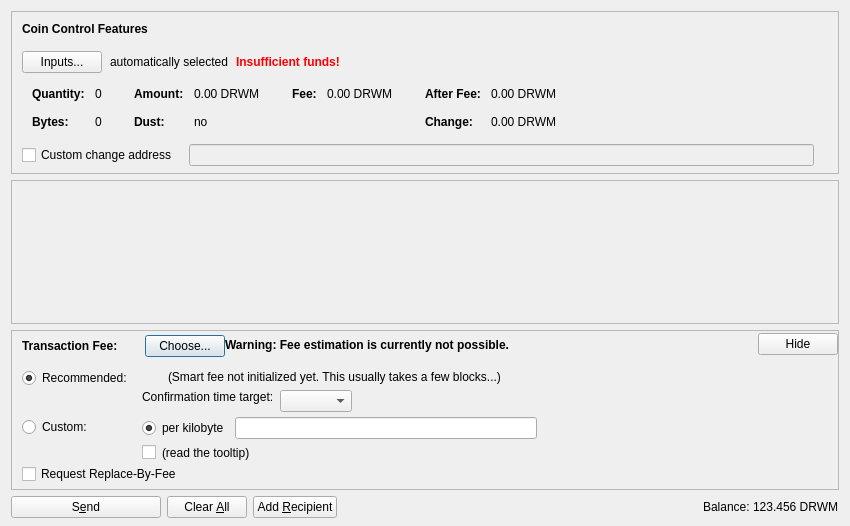
<?xml version="1.0" encoding="UTF-8"?>
<ui version="4.0">
 <class>SendCoinsDialog</class>
 <widget class="QDialog" name="SendCoinsDialog">
  <property name="geometry">
   <rect>
    <x>0</x>
    <y>0</y>
    <width>850</width>
    <height>526</height>
   </rect>
  </property>
  <property name="windowTitle">
   <string>Send Coins</string>
  </property>
  <layout class="QVBoxLayout" name="verticalLayout" stretch="0,1,0,0">
   <property name="bottomMargin">
    <number>8</number>
   </property>
   <item>
    <widget class="QFrame" name="frameCoinControl">
     <property name="sizePolicy">
      <sizepolicy hsizetype="Expanding" vsizetype="Expanding">
       <horstretch>0</horstretch>
       <verstretch>0</verstretch>
      </sizepolicy>
     </property>
     <property name="maximumSize">
      <size>
       <width>16777215</width>
       <height>16777215</height>
      </size>
     </property>
     <property name="frameShape">
      <enum>QFrame::StyledPanel</enum>
     </property>
     <property name="frameShadow">
      <enum>QFrame::Sunken</enum>
     </property>
     <layout class="QVBoxLayout" name="verticalLayoutCoinControl2">
      <property name="spacing">
       <number>0</number>
      </property>
      <property name="leftMargin">
       <number>0</number>
      </property>
      <property name="topMargin">
       <number>0</number>
      </property>
      <property name="rightMargin">
       <number>0</number>
      </property>
      <property name="bottomMargin">
       <number>6</number>
      </property>
      <item>
       <layout class="QVBoxLayout" name="verticalLayoutCoinControl" stretch="0,0,0,0,1">
        <property name="spacing">
         <number>0</number>
        </property>
        <property name="leftMargin">
         <number>10</number>
        </property>
        <property name="topMargin">
         <number>10</number>
        </property>
        <item>
         <layout class="QHBoxLayout" name="horizontalLayoutCoinControl1">
          <property name="bottomMargin">
           <number>15</number>
          </property>
          <item>
           <widget class="QLabel" name="labelCoinControlFeatures">
            <property name="sizePolicy">
             <sizepolicy hsizetype="Preferred" vsizetype="Maximum">
              <horstretch>0</horstretch>
              <verstretch>0</verstretch>
             </sizepolicy>
            </property>
            <property name="font">
             <font>
              <weight>75</weight>
              <bold>true</bold>
             </font>
            </property>
            <property name="styleSheet">
             <string notr="true">font-weight:bold;</string>
            </property>
            <property name="text">
             <string>Coin Control Features</string>
            </property>
           </widget>
          </item>
         </layout>
        </item>
        <item>
         <layout class="QHBoxLayout" name="horizontalLayoutCoinControl2" stretch="0,0,0,0">
          <property name="spacing">
           <number>8</number>
          </property>
          <property name="bottomMargin">
           <number>10</number>
          </property>
          <item>
           <widget class="QPushButton" name="pushButtonCoinControl">
            <property name="styleSheet">
             <string notr="true"/>
            </property>
            <property name="text">
             <string>Inputs...</string>
            </property>
            <property name="autoDefault">
             <bool>false</bool>
            </property>
           </widget>
          </item>
          <item>
           <widget class="QLabel" name="labelCoinControlAutomaticallySelected">
            <property name="text">
             <string>automatically selected</string>
            </property>
            <property name="margin">
             <number>5</number>
            </property>
           </widget>
          </item>
          <item>
           <widget class="QLabel" name="labelCoinControlInsuffFunds">
            <property name="font">
             <font>
              <weight>75</weight>
              <bold>true</bold>
             </font>
            </property>
            <property name="styleSheet">
             <string notr="true">color:red;font-weight:bold;</string>
            </property>
            <property name="text">
             <string>Insufficient funds!</string>
            </property>
            <property name="margin">
             <number>5</number>
            </property>
           </widget>
          </item>
          <item>
           <spacer name="horizontalSpacerCoinControl">
            <property name="orientation">
             <enum>Qt::Horizontal</enum>
            </property>
            <property name="sizeHint" stdset="0">
             <size>
              <width>40</width>
              <height>1</height>
             </size>
            </property>
           </spacer>
          </item>
         </layout>
        </item>
        <item>
         <widget class="QWidget" name="widgetCoinControl" native="true">
          <property name="sizePolicy">
           <sizepolicy hsizetype="Preferred" vsizetype="Preferred">
            <horstretch>0</horstretch>
            <verstretch>0</verstretch>
           </sizepolicy>
          </property>
          <property name="minimumSize">
           <size>
            <width>0</width>
            <height>0</height>
           </size>
          </property>
          <property name="styleSheet">
           <string notr="true"/>
          </property>
          <layout class="QHBoxLayout" name="horizontalLayoutCoinControl5">
           <property name="leftMargin">
            <number>0</number>
           </property>
           <property name="topMargin">
            <number>0</number>
           </property>
           <property name="rightMargin">
            <number>0</number>
           </property>
           <property name="bottomMargin">
            <number>0</number>
           </property>
           <item>
            <layout class="QHBoxLayout" name="horizontalLayoutCoinControl3" stretch="0,0,0,1">
             <property name="spacing">
              <number>20</number>
             </property>
             <property name="topMargin">
              <number>0</number>
             </property>
             <property name="bottomMargin">
              <number>10</number>
             </property>
             <item>
              <layout class="QFormLayout" name="formLayoutCoinControl1">
               <property name="horizontalSpacing">
                <number>10</number>
               </property>
               <property name="verticalSpacing">
                <number>14</number>
               </property>
               <property name="leftMargin">
                <number>10</number>
               </property>
               <property name="topMargin">
                <number>4</number>
               </property>
               <property name="rightMargin">
                <number>6</number>
               </property>
               <item row="0" column="0">
                <widget class="QLabel" name="labelCoinControlQuantityText">
                 <property name="font">
                  <font>
                   <weight>75</weight>
                   <bold>true</bold>
                  </font>
                 </property>
                 <property name="text">
                  <string>Quantity:</string>
                 </property>
                 <property name="margin">
                  <number>0</number>
                 </property>
                </widget>
               </item>
               <item row="0" column="1">
                <widget class="QLabel" name="labelCoinControlQuantity">
                 <property name="cursor">
                  <cursorShape>IBeamCursor</cursorShape>
                 </property>
                 <property name="contextMenuPolicy">
                  <enum>Qt::ActionsContextMenu</enum>
                 </property>
                 <property name="text">
                  <string notr="true">0</string>
                 </property>
                 <property name="margin">
                  <number>0</number>
                 </property>
                 <property name="textInteractionFlags">
                  <set>Qt::LinksAccessibleByMouse|Qt::TextSelectableByKeyboard|Qt::TextSelectableByMouse</set>
                 </property>
                </widget>
               </item>
               <item row="1" column="0">
                <widget class="QLabel" name="labelCoinControlBytesText">
                 <property name="font">
                  <font>
                   <weight>75</weight>
                   <bold>true</bold>
                  </font>
                 </property>
                 <property name="text">
                  <string>Bytes:</string>
                 </property>
                </widget>
               </item>
               <item row="1" column="1">
                <widget class="QLabel" name="labelCoinControlBytes">
                 <property name="cursor">
                  <cursorShape>IBeamCursor</cursorShape>
                 </property>
                 <property name="contextMenuPolicy">
                  <enum>Qt::ActionsContextMenu</enum>
                 </property>
                 <property name="text">
                  <string notr="true">0</string>
                 </property>
                 <property name="textInteractionFlags">
                  <set>Qt::LinksAccessibleByMouse|Qt::TextSelectableByKeyboard|Qt::TextSelectableByMouse</set>
                 </property>
                </widget>
               </item>
              </layout>
             </item>
             <item>
              <layout class="QFormLayout" name="formLayoutCoinControl2">
               <property name="horizontalSpacing">
                <number>10</number>
               </property>
               <property name="verticalSpacing">
                <number>14</number>
               </property>
               <property name="leftMargin">
                <number>6</number>
               </property>
               <property name="topMargin">
                <number>4</number>
               </property>
               <property name="rightMargin">
                <number>6</number>
               </property>
               <item row="0" column="0">
                <widget class="QLabel" name="labelCoinControlAmountText">
                 <property name="font">
                  <font>
                   <weight>75</weight>
                   <bold>true</bold>
                  </font>
                 </property>
                 <property name="text">
                  <string>Amount:</string>
                 </property>
                 <property name="margin">
                  <number>0</number>
                 </property>
                </widget>
               </item>
               <item row="0" column="1">
                <widget class="QLabel" name="labelCoinControlAmount">
                 <property name="cursor">
                  <cursorShape>IBeamCursor</cursorShape>
                 </property>
                 <property name="contextMenuPolicy">
                  <enum>Qt::ActionsContextMenu</enum>
                 </property>
                 <property name="text">
                  <string notr="true">0.00 DRWM</string>
                 </property>
                 <property name="textInteractionFlags">
                  <set>Qt::LinksAccessibleByMouse|Qt::TextSelectableByKeyboard|Qt::TextSelectableByMouse</set>
                 </property>
                </widget>
               </item>
               <item row="1" column="0">
                <widget class="QLabel" name="labelCoinControlLowOutputText">
                 <property name="font">
                  <font>
                   <weight>75</weight>
                   <bold>true</bold>
                  </font>
                 </property>
                 <property name="text">
                  <string>Dust:</string>
                 </property>
                </widget>
               </item>
               <item row="1" column="1">
                <widget class="QLabel" name="labelCoinControlLowOutput">
                 <property name="cursor">
                  <cursorShape>IBeamCursor</cursorShape>
                 </property>
                 <property name="contextMenuPolicy">
                  <enum>Qt::ActionsContextMenu</enum>
                 </property>
                 <property name="text">
                  <string notr="true">no</string>
                 </property>
                 <property name="textInteractionFlags">
                  <set>Qt::LinksAccessibleByMouse|Qt::TextSelectableByKeyboard|Qt::TextSelectableByMouse</set>
                 </property>
                </widget>
               </item>
              </layout>
             </item>
             <item>
              <layout class="QFormLayout" name="formLayoutCoinControl3">
               <property name="horizontalSpacing">
                <number>10</number>
               </property>
               <property name="verticalSpacing">
                <number>14</number>
               </property>
               <property name="leftMargin">
                <number>6</number>
               </property>
               <property name="topMargin">
                <number>4</number>
               </property>
               <property name="rightMargin">
                <number>6</number>
               </property>
               <item row="0" column="0">
                <widget class="QLabel" name="labelCoinControlFeeText">
                 <property name="font">
                  <font>
                   <weight>75</weight>
                   <bold>true</bold>
                  </font>
                 </property>
                 <property name="text">
                  <string>Fee:</string>
                 </property>
                 <property name="margin">
                  <number>0</number>
                 </property>
                </widget>
               </item>
               <item row="0" column="1">
                <widget class="QLabel" name="labelCoinControlFee">
                 <property name="cursor">
                  <cursorShape>IBeamCursor</cursorShape>
                 </property>
                 <property name="contextMenuPolicy">
                  <enum>Qt::ActionsContextMenu</enum>
                 </property>
                 <property name="text">
                  <string notr="true">0.00 DRWM</string>
                 </property>
                 <property name="textInteractionFlags">
                  <set>Qt::LinksAccessibleByMouse|Qt::TextSelectableByKeyboard|Qt::TextSelectableByMouse</set>
                 </property>
                </widget>
               </item>
              </layout>
             </item>
             <item>
              <layout class="QFormLayout" name="formLayoutCoinControl4">
               <property name="horizontalSpacing">
                <number>10</number>
               </property>
               <property name="verticalSpacing">
                <number>14</number>
               </property>
               <property name="leftMargin">
                <number>6</number>
               </property>
               <property name="topMargin">
                <number>4</number>
               </property>
               <property name="rightMargin">
                <number>6</number>
               </property>
               <item row="0" column="0">
                <widget class="QLabel" name="labelCoinControlAfterFeeText">
                 <property name="font">
                  <font>
                   <weight>75</weight>
                   <bold>true</bold>
                  </font>
                 </property>
                 <property name="text">
                  <string>After Fee:</string>
                 </property>
                 <property name="margin">
                  <number>0</number>
                 </property>
                </widget>
               </item>
               <item row="0" column="1">
                <widget class="QLabel" name="labelCoinControlAfterFee">
                 <property name="cursor">
                  <cursorShape>IBeamCursor</cursorShape>
                 </property>
                 <property name="contextMenuPolicy">
                  <enum>Qt::ActionsContextMenu</enum>
                 </property>
                 <property name="text">
                  <string notr="true">0.00 DRWM</string>
                 </property>
                 <property name="textInteractionFlags">
                  <set>Qt::LinksAccessibleByMouse|Qt::TextSelectableByKeyboard|Qt::TextSelectableByMouse</set>
                 </property>
                </widget>
               </item>
               <item row="1" column="0">
                <widget class="QLabel" name="labelCoinControlChangeText">
                 <property name="font">
                  <font>
                   <weight>75</weight>
                   <bold>true</bold>
                  </font>
                 </property>
                 <property name="text">
                  <string>Change:</string>
                 </property>
                </widget>
               </item>
               <item row="1" column="1">
                <widget class="QLabel" name="labelCoinControlChange">
                 <property name="cursor">
                  <cursorShape>IBeamCursor</cursorShape>
                 </property>
                 <property name="contextMenuPolicy">
                  <enum>Qt::ActionsContextMenu</enum>
                 </property>
                 <property name="text">
                  <string notr="true">0.00 DRWM</string>
                 </property>
                 <property name="textInteractionFlags">
                  <set>Qt::LinksAccessibleByMouse|Qt::TextSelectableByKeyboard|Qt::TextSelectableByMouse</set>
                 </property>
                </widget>
               </item>
              </layout>
             </item>
            </layout>
           </item>
          </layout>
         </widget>
        </item>
        <item>
         <layout class="QHBoxLayout" name="horizontalLayoutCoinControl4" stretch="0,0,0">
          <property name="spacing">
           <number>12</number>
          </property>
          <property name="sizeConstraint">
           <enum>QLayout::SetDefaultConstraint</enum>
          </property>
          <property name="topMargin">
           <number>5</number>
          </property>
          <property name="rightMargin">
           <number>5</number>
          </property>
          <item>
           <widget class="QCheckBox" name="checkBoxCoinControlChange">
            <property name="toolTip">
             <string>If this is activated, but the change address is empty or invalid, change will be sent to a newly generated address.</string>
            </property>
            <property name="text">
             <string>Custom change address</string>
            </property>
           </widget>
          </item>
          <item>
           <widget class="QValidatedLineEdit" name="lineEditCoinControlChange">
            <property name="enabled">
             <bool>false</bool>
            </property>
            <property name="sizePolicy">
             <sizepolicy hsizetype="Expanding" vsizetype="Fixed">
              <horstretch>0</horstretch>
              <verstretch>0</verstretch>
             </sizepolicy>
            </property>
           </widget>
          </item>
          <item>
           <widget class="QLabel" name="labelCoinControlChangeLabel">
            <property name="sizePolicy">
             <sizepolicy hsizetype="Preferred" vsizetype="Expanding">
              <horstretch>0</horstretch>
              <verstretch>0</verstretch>
             </sizepolicy>
            </property>
            <property name="minimumSize">
             <size>
              <width>0</width>
              <height>0</height>
             </size>
            </property>
            <property name="text">
             <string/>
            </property>
            <property name="margin">
             <number>3</number>
            </property>
           </widget>
          </item>
         </layout>
        </item>
        <item>
         <spacer name="verticalSpacerCoinControl">
          <property name="orientation">
           <enum>Qt::Vertical</enum>
          </property>
          <property name="sizeHint" stdset="0">
           <size>
            <width>800</width>
            <height>1</height>
           </size>
          </property>
         </spacer>
        </item>
       </layout>
      </item>
     </layout>
    </widget>
   </item>
   <item>
    <widget class="QScrollArea" name="scrollArea">
     <property name="widgetResizable">
      <bool>true</bool>
     </property>
     <widget class="QWidget" name="scrollAreaWidgetContents">
      <property name="geometry">
       <rect>
        <x>0</x>
        <y>0</y>
        <width>830</width>
        <height>104</height>
       </rect>
      </property>
      <layout class="QVBoxLayout" name="verticalLayout_2" stretch="0,1">
       <property name="leftMargin">
        <number>0</number>
       </property>
       <property name="topMargin">
        <number>0</number>
       </property>
       <property name="rightMargin">
        <number>0</number>
       </property>
       <property name="bottomMargin">
        <number>0</number>
       </property>
       <item>
        <layout class="QVBoxLayout" name="entries">
         <property name="spacing">
          <number>6</number>
         </property>
        </layout>
       </item>
       <item>
        <spacer name="verticalSpacer">
         <property name="orientation">
          <enum>Qt::Vertical</enum>
         </property>
         <property name="sizeHint" stdset="0">
          <size>
           <width>20</width>
           <height>40</height>
          </size>
         </property>
        </spacer>
       </item>
      </layout>
     </widget>
    </widget>
   </item>
   <item>
    <widget class="QFrame" name="frameFee">
     <property name="sizePolicy">
      <sizepolicy hsizetype="Expanding" vsizetype="Expanding">
       <horstretch>0</horstretch>
       <verstretch>0</verstretch>
      </sizepolicy>
     </property>
     <property name="maximumSize">
      <size>
       <width>16777215</width>
       <height>16777215</height>
      </size>
     </property>
     <property name="frameShape">
      <enum>QFrame::StyledPanel</enum>
     </property>
     <property name="frameShadow">
      <enum>QFrame::Sunken</enum>
     </property>
     <layout class="QVBoxLayout" name="verticalLayoutFee1">
      <property name="spacing">
       <number>0</number>
      </property>
      <property name="leftMargin">
       <number>0</number>
      </property>
      <property name="topMargin">
       <number>0</number>
      </property>
      <property name="rightMargin">
       <number>0</number>
      </property>
      <property name="bottomMargin">
       <number>0</number>
      </property>
      <item>
       <layout class="QVBoxLayout" name="verticalLayoutFee2" stretch="0,0,0">
        <property name="spacing">
         <number>0</number>
        </property>
        <property name="leftMargin">
         <number>10</number>
        </property>
        <property name="topMargin">
         <number>0</number>
        </property>
        <item>
         <layout class="QHBoxLayout" name="horizontalLayoutFee1">
          <property name="bottomMargin">
           <number>0</number>
          </property>
          <item>
           <layout class="QVBoxLayout" name="verticalLayoutFee7">
            <property name="spacing">
             <number>0</number>
            </property>
            <item>
             <spacer name="verticalSpacerSmartFee">
              <property name="orientation">
               <enum>Qt::Vertical</enum>
              </property>
              <property name="sizeType">
               <enum>QSizePolicy::Fixed</enum>
              </property>
              <property name="sizeHint" stdset="0">
               <size>
                <width>1</width>
                <height>4</height>
               </size>
              </property>
             </spacer>
            </item>
            <item>
             <layout class="QHBoxLayout" name="horizontalLayoutSmartFee">
              <property name="spacing">
               <number>10</number>
              </property>
              <item>
               <widget class="QLabel" name="labelFeeHeadline">
                <property name="sizePolicy">
                 <sizepolicy hsizetype="Preferred" vsizetype="Maximum">
                  <horstretch>0</horstretch>
                  <verstretch>0</verstretch>
                 </sizepolicy>
                </property>
                <property name="font">
                 <font>
                  <weight>75</weight>
                  <bold>true</bold>
                 </font>
                </property>
                <property name="styleSheet">
                 <string notr="true">font-weight:bold;</string>
                </property>
                <property name="text">
                 <string>Transaction Fee:</string>
                </property>
               </widget>
              </item>
              <item>
               <widget class="QLabel" name="labelFeeMinimized">
                <property name="text">
                 <string/>
                </property>
               </widget>
              </item>
              <item>
               <widget class="QPushButton" name="buttonChooseFee">
                <property name="text">
                 <string>Choose...</string>
                </property>
               </widget>
              </item>
             </layout>
            </item>
            <item>
             <spacer name="verticalSpacer_5">
              <property name="orientation">
               <enum>Qt::Vertical</enum>
              </property>
              <property name="sizeHint" stdset="0">
               <size>
                <width>1</width>
                <height>1</height>
               </size>
              </property>
             </spacer>
            </item>
           </layout>
          </item>
          <item>
           <widget class="QLabel" name="fallbackFeeWarningLabel">
            <property name="toolTip">
             <string>Using the fallbackfee can result in sending a transaction that will take several hours or days (or never) to confirm. Consider choosing your fee manually or wait until you have validated the complete chain.</string>
            </property>
            <property name="font">
            <font>
                <weight>75</weight>
                <bold>true</bold>
            </font>
            </property>
            <property name="text">
             <string>Warning: Fee estimation is currently not possible.</string>
            </property>
            <property name="wordWrap">
             <bool>false</bool>
            </property>
           </widget>
          </item>
          <item>
           <spacer name="horizontalSpacer_4">
            <property name="orientation">
             <enum>Qt::Horizontal</enum>
            </property>
            <property name="sizeType">
             <enum>QSizePolicy::MinimumExpanding</enum>
            </property>
            <property name="sizeHint" stdset="0">
             <size>
              <width>40</width>
              <height>20</height>
             </size>
            </property>
           </spacer>
          </item>
          <item>
           <widget class="QPushButton" name="buttonMinimizeFee">
            <property name="toolTip">
             <string>collapse fee-settings</string>
            </property>
            <property name="text">
             <string>Hide</string>
            </property>
           </widget>
          </item>
         </layout>
        </item>
        <item>
         <widget class="QFrame" name="frameFeeSelection">
          <layout class="QVBoxLayout" name="verticalLayoutFee12">
           <property name="spacing">
            <number>0</number>
           </property>
           <property name="leftMargin">
            <number>0</number>
           </property>
           <property name="topMargin">
            <number>0</number>
           </property>
           <property name="rightMargin">
            <number>0</number>
           </property>
           <property name="bottomMargin">
            <number>0</number>
           </property>
           <item>
            <layout class="QGridLayout" name="gridLayoutFee">
             <property name="topMargin">
              <number>10</number>
             </property>
             <property name="bottomMargin">
              <number>4</number>
             </property>
             <property name="horizontalSpacing">
              <number>10</number>
             </property>
             <property name="verticalSpacing">
              <number>4</number>
             </property>
             <item row="1" column="1">
              <layout class="QVBoxLayout" name="verticalLayoutFee8">
               <property name="spacing">
                <number>6</number>
               </property>
               <item>
                <layout class="QHBoxLayout" name="horizontalLayoutFee13">
                 <item>
                  <widget class="QRadioButton" name="radioCustomPerKilobyte">
                   <property name="toolTip">
                    <string>If the custom fee is set to 1000 satoshis and the transaction is only 250 bytes, then &quot;per kilobyte&quot; only pays 250 satoshis in fee, while &quot;total at least&quot; pays 1000 satoshis. For transactions bigger than a kilobyte both pay by kilobyte.</string>
                   </property>
                   <property name="text">
                    <string>per kilobyte</string>
                   </property>
                   <property name="checked">
                    <bool>true</bool>
                   </property>
                   <attribute name="buttonGroup">
                    <string notr="true">groupCustomFee</string>
                   </attribute>
                  </widget>
                 </item>
                 <item>
                  <widget class="BitcoinAmountField" name="customFee"/>
                 </item>
                 <item>
                  <spacer name="horizontalSpacer_6">
                   <property name="orientation">
                    <enum>Qt::Horizontal</enum>
                   </property>
                   <property name="sizeHint" stdset="0">
                    <size>
                     <width>1</width>
                     <height>1</height>
                    </size>
                   </property>
                  </spacer>
                 </item>
                </layout>
               </item>
               <item>
                <layout class="QHBoxLayout" name="horizontalLayoutFee8">
                 <item>
                  <widget class="QCheckBox" name="checkBoxMinimumFee">
                   <property name="toolTip">
                    <string>Paying only the minimum fee is just fine as long as there is less transaction volume than space in the blocks. But be aware that this can end up in a never confirming transaction once there is more demand for darkWormcoin transactions than the network can process.</string>
                   </property>
                   <property name="text">
                    <string/>
                   </property>
                  </widget>
                 </item>
                 <item>
                  <widget class="QLabel" name="labelMinFeeWarning">
                   <property name="enabled">
                    <bool>true</bool>
                   </property>
                   <property name="toolTip">
                    <string>Paying only the minimum fee is just fine as long as there is less transaction volume than space in the blocks. But be aware that this can end up in a never confirming transaction once there is more demand for darkWormcoin transactions than the network can process.</string>
                   </property>
                   <property name="text">
                    <string>(read the tooltip)</string>
                   </property>
                   <property name="margin">
                    <number>5</number>
                   </property>
                  </widget>
                 </item>
                 <item>
                  <spacer name="horizontalSpacer_2">
                   <property name="orientation">
                    <enum>Qt::Horizontal</enum>
                   </property>
                   <property name="sizeHint" stdset="0">
                    <size>
                     <width>1</width>
                     <height>1</height>
                    </size>
                   </property>
                  </spacer>
                 </item>
                </layout>
               </item>
              </layout>
             </item>
             <item row="0" column="0">
              <layout class="QVBoxLayout" name="verticalLayoutFee4" stretch="0,1">
               <item>
                <widget class="QRadioButton" name="radioSmartFee">
                 <property name="text">
                  <string>Recommended:</string>
                 </property>
                 <property name="checked">
                  <bool>true</bool>
                 </property>
                 <attribute name="buttonGroup">
                  <string notr="true">groupFee</string>
                 </attribute>
                </widget>
               </item>
               <item>
                <spacer name="verticalSpacer_2">
                 <property name="orientation">
                  <enum>Qt::Vertical</enum>
                 </property>
                 <property name="sizeHint" stdset="0">
                  <size>
                   <width>1</width>
                   <height>1</height>
                  </size>
                 </property>
                </spacer>
               </item>
              </layout>
             </item>
             <item row="1" column="0">
              <layout class="QVBoxLayout" name="verticalLayoutFee9" stretch="0,1">
               <item>
                <widget class="QRadioButton" name="radioCustomFee">
                 <property name="text">
                  <string>Custom:</string>
                 </property>
                 <attribute name="buttonGroup">
                  <string notr="true">groupFee</string>
                 </attribute>
                </widget>
               </item>
               <item>
                <spacer name="verticalSpacer_6">
                 <property name="orientation">
                  <enum>Qt::Vertical</enum>
                 </property>
                 <property name="sizeHint" stdset="0">
                  <size>
                   <width>1</width>
                   <height>1</height>
                  </size>
                 </property>
                </spacer>
               </item>
              </layout>
             </item>
             <item row="0" column="1">
              <layout class="QVBoxLayout" name="verticalLayoutFee3" stretch="0,0,1">
               <property name="spacing">
                <number>6</number>
               </property>
               <property name="topMargin">
                <number>2</number>
               </property>
               <item>
                <layout class="QHBoxLayout" name="horizontalLayoutFee12">
                 <item>
                  <widget class="QLabel" name="labelSmartFee">
                   <property name="text">
                    <string/>
                   </property>
                   <property name="margin">
                    <number>2</number>
                   </property>
                  </widget>
                 </item>
                 <item>
                  <widget class="QLabel" name="labelFeeEstimation">
                   <property name="text">
                    <string/>
                   </property>
                  </widget>
                 </item>
                 <item>
                  <widget class="QLabel" name="labelSmartFee2">
                   <property name="text">
                    <string>(Smart fee not initialized yet. This usually takes a few blocks...)</string>
                   </property>
                   <property name="margin">
                    <number>2</number>
                   </property>
                  </widget>
                 </item>
                 <item>
                  <spacer name="horizontalSpacer_5">
                   <property name="orientation">
                    <enum>Qt::Horizontal</enum>
                   </property>
                   <property name="sizeHint" stdset="0">
                    <size>
                     <width>1</width>
                     <height>1</height>
                    </size>
                   </property>
                  </spacer>
                 </item>
                </layout>
               </item>
               <item>
                <layout class="QHBoxLayout" name="horizontalLayoutFee9">
                 <item>
                  <layout class="QVBoxLayout" name="verticalLayoutFee6">
                   <item>
                    <widget class="QLabel" name="labelSmartFee3">
                     <property name="text">
                      <string>Confirmation time target:</string>
                     </property>
                     <property name="margin">
                      <number>2</number>
                     </property>
                    </widget>
                   </item>
                   <item>
                    <spacer name="verticalSpacer_3">
                     <property name="orientation">
                      <enum>Qt::Vertical</enum>
                     </property>
                     <property name="sizeHint" stdset="0">
                      <size>
                       <width>1</width>
                       <height>1</height>
                      </size>
                     </property>
                    </spacer>
                   </item>
                  </layout>
                 </item>
                 <item>
                  <layout class="QVBoxLayout" name="verticalLayoutFee5">
                   <property name="rightMargin">
                    <number>30</number>
                   </property>
                   <item>
                    <layout class="QHBoxLayout" name="horizontalLayoutConfTarget">
                     <property name="bottomMargin">
                      <number>0</number>
                     </property>
                     <item>
                      <widget class="QComboBox" name="confTargetSelector"/>
                     </item>
                     <item>
                      <spacer name="horizontalSpacerConfTarget">
                       <property name="orientation">
                        <enum>Qt::Horizontal</enum>
                       </property>
                       <property name="sizeHint" stdset="0">
                        <size>
                         <width>40</width>
                         <height>20</height>
                        </size>
                       </property>
                      </spacer>
                     </item>
                    </layout>
                   </item>
                  </layout>
                 </item>
                </layout>
               </item>
               <item>
                <spacer name="verticalSpacer_4">
                 <property name="orientation">
                  <enum>Qt::Vertical</enum>
                 </property>
                 <property name="sizeHint" stdset="0">
                  <size>
                   <width>1</width>
                   <height>1</height>
                  </size>
                 </property>
                </spacer>
               </item>
              </layout>
             </item>
            </layout>
           </item>
           <item>
            <widget class="QCheckBox" name="optInRBF">
             <property name="text">
              <string>Request Replace-By-Fee</string>
             </property>
             <property name="toolTip">
              <string>Indicates that the sender may wish to replace this transaction with a new one paying higher fees (prior to being confirmed).</string>
             </property>
            </widget>
           </item>
          </layout>
         </widget>
        </item>
        <item>
         <spacer name="verticalSpacerFee">
          <property name="orientation">
           <enum>Qt::Vertical</enum>
          </property>
          <property name="sizeHint" stdset="0">
           <size>
            <width>40</width>
            <height>5</height>
           </size>
          </property>
         </spacer>
        </item>
       </layout>
      </item>
     </layout>
    </widget>
   </item>
   <item>
    <layout class="QHBoxLayout" name="horizontalLayout">
     <item>
      <widget class="QPushButton" name="sendButton">
       <property name="minimumSize">
        <size>
         <width>150</width>
         <height>0</height>
        </size>
       </property>
       <property name="toolTip">
        <string>Confirm the send action</string>
       </property>
       <property name="text">
        <string>S&amp;end</string>
       </property>
       <property name="icon">
        <iconset resource="../bitcoin.qrc">
         <normaloff>:/icons/send</normaloff>:/icons/send</iconset>
       </property>
       <property name="autoDefault">
        <bool>false</bool>
       </property>
       <property name="default">
        <bool>false</bool>
       </property>
      </widget>
     </item>
     <item>
      <widget class="QPushButton" name="clearButton">
       <property name="sizePolicy">
        <sizepolicy hsizetype="Minimum" vsizetype="Fixed">
         <horstretch>0</horstretch>
         <verstretch>0</verstretch>
        </sizepolicy>
       </property>
       <property name="toolTip">
        <string>Clear all fields of the form.</string>
       </property>
       <property name="text">
        <string>Clear &amp;All</string>
       </property>
       <property name="icon">
        <iconset resource="../bitcoin.qrc">
         <normaloff>:/icons/remove</normaloff>:/icons/remove</iconset>
       </property>
       <property name="autoDefault">
        <bool>false</bool>
       </property>
      </widget>
     </item>
     <item>
      <widget class="QPushButton" name="addButton">
       <property name="toolTip">
        <string>Send to multiple recipients at once</string>
       </property>
       <property name="text">
        <string>Add &amp;Recipient</string>
       </property>
       <property name="icon">
        <iconset resource="../bitcoin.qrc">
         <normaloff>:/icons/add</normaloff>:/icons/add</iconset>
       </property>
       <property name="autoDefault">
        <bool>false</bool>
       </property>
      </widget>
     </item>
     <item>
      <spacer name="horizontalSpacer">
       <property name="orientation">
        <enum>Qt::Horizontal</enum>
       </property>
       <property name="sizeHint" stdset="0">
        <size>
         <width>40</width>
         <height>20</height>
        </size>
       </property>
      </spacer>
     </item>
     <item>
      <layout class="QHBoxLayout" name="horizontalLayout_2">
       <property name="spacing">
        <number>3</number>
       </property>
       <item>
        <widget class="QLabel" name="label">
         <property name="sizePolicy">
          <sizepolicy hsizetype="Preferred" vsizetype="Fixed">
           <horstretch>0</horstretch>
           <verstretch>0</verstretch>
          </sizepolicy>
         </property>
         <property name="text">
          <string>Balance:</string>
         </property>
        </widget>
       </item>
       <item>
        <widget class="QLabel" name="labelBalance">
         <property name="sizePolicy">
          <sizepolicy hsizetype="Preferred" vsizetype="Fixed">
           <horstretch>0</horstretch>
           <verstretch>0</verstretch>
          </sizepolicy>
         </property>
         <property name="cursor">
          <cursorShape>IBeamCursor</cursorShape>
         </property>
         <property name="text">
          <string notr="true">123.456 DRWM</string>
         </property>
         <property name="textInteractionFlags">
          <set>Qt::LinksAccessibleByMouse|Qt::TextSelectableByKeyboard|Qt::TextSelectableByMouse</set>
         </property>
        </widget>
       </item>
      </layout>
     </item>
    </layout>
   </item>
  </layout>
 </widget>
 <customwidgets>
  <customwidget>
   <class>QValidatedLineEdit</class>
   <extends>QLineEdit</extends>
   <header>qvalidatedlineedit.h</header>
  </customwidget>
  <customwidget>
   <class>BitcoinAmountField</class>
   <extends>QLineEdit</extends>
   <header>bitcoinamountfield.h</header>
   <container>1</container>
  </customwidget>
 </customwidgets>
 <resources>
  <include location="../bitcoin.qrc"/>
 </resources>
 <connections/>
 <buttongroups>
  <buttongroup name="groupFee"/>
  <buttongroup name="groupCustomFee"/>
 </buttongroups>
</ui>
